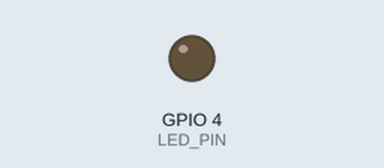
This sketch was run on a simulated ESP32. Parts: output pins drawn as LEDs (lit = HIGH).

Above: at 0.05 s.
At 0.8 s:
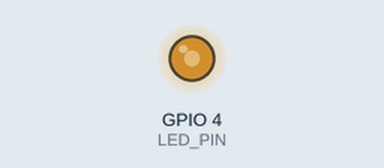
At 1.1 s:
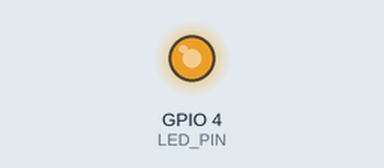
At 1.55 s:
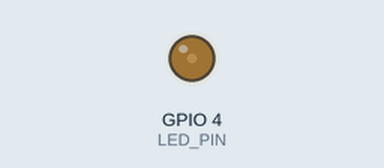
Timing chart, 0 to 4.6 s (numbered marks = the images above):
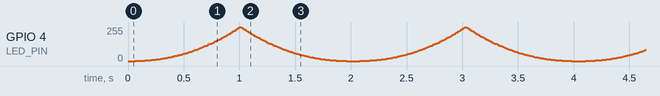

The sketch:

l06_breathe_gamma.ino
```cpp
// «Дыхание» с поправкой на глаз (гамма-коррекция)
const int LED_PIN = 4;

uint32_t gammaDuty(int percent) {            // 0..100 % -> 0..255
  return (uint32_t)(255 * pow(percent / 100.0, 2.2) + 0.5);
}

void setup() {
  ledcAttach(LED_PIN, 5000, 8);
}

void loop() {
  for (int p = 0; p <= 100; p++)  { ledcWrite(LED_PIN, gammaDuty(p)); delay(10); }
  for (int p = 100; p >= 0; p--)  { ledcWrite(LED_PIN, gammaDuty(p)); delay(10); }
}
```
